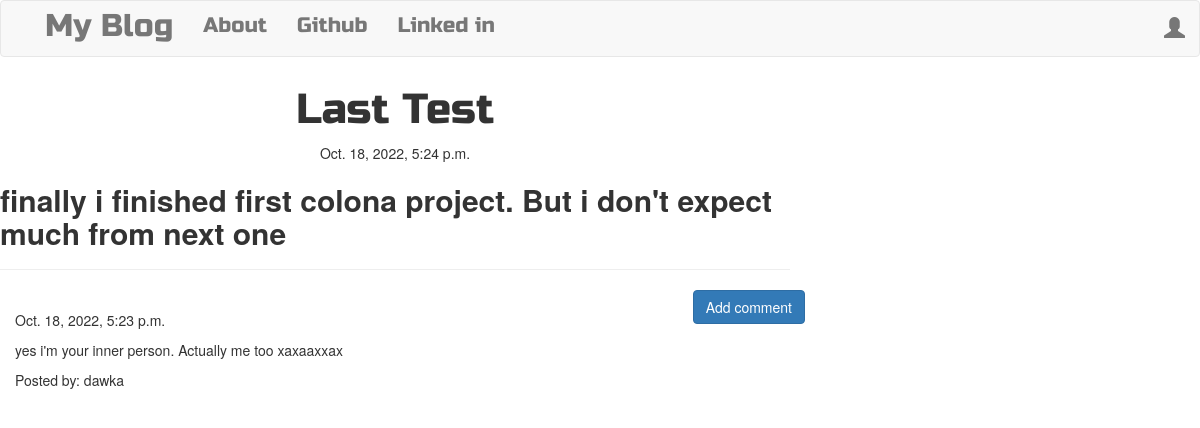
Screenshot of /post/7/ with the database file from the repository.
### blog/models.py (models this page shows, shortened)
class Post(models.Model):
    author = models.ForeignKey('auth.User', on_delete=models.DO_NOTHING)
    title = models.CharField(max_length=200)
    text = models.TextField()
    create_date = models.DateTimeField(default=datetime.now)
    published_date = models.DateTimeField(blank=True, null=True)

class Comment(models.Model):
    post = models.ForeignKey('blog.Post', related_name='comments', on_delete=models.DO_NOTHING)
    author = models.CharField(max_length=200)
    text = models.TextField()
    create_date = models.DateTimeField(default=datetime.now)
    approved_comment = models.BooleanField(default=False)

### blog/views.py (the view)
# urls.py: path('post/<int:pk>/', views.PostDetailView.as_view(), name ='post_detail'),
class PostDetailView(DetailView):
    model = Post

### blog/templates/blog/post_detail.html (shortened to what this page needs)
{% extends 'blog/base.html' %}
{% block content %}
<h1 class="posttitle loader">
    {{post.title}}
</h1>
{% if post.published_date %}
<div class="date postdate">
    {{post.published_date}}
</div>
{% else %}
<a href="{% url 'post_publish' pk=post.pk %}" class="btn btn-default">Publish</a>
{% endif %}
<p class="postcontent">{{post.text|safe|linebreaksbr}}</p>
<hr />
<a href="{% url 'add_comment_to_post' pk=post.pk %}" class="btn btn-primary btn-comment">Add comment</a>
<div class="container">
    {% for comment in post.comments.all %}
    <br>
        {% if user.is_authenticated or comment.approved_comment %}
            {{comment.create_date}}
            <p>{{comment.text|safe|linebreaks}}</p>
            <p>Posted by: {{comment.author}}</p>
        {% endif %}
        {% empty %}
        <p>No comments</p>>
    {% endfor%}
</div>
{% endblock %}

### blog/templates/blog/base.html (shortened to what this page needs)
<!DOCTYPE html>
{% load static %}
<html>
<head>
    <link rel="stylesheet" href="https://maxcdn.bootstrapcdn.com/bootstrap/3.3.7/css/bootstrap.min.css"
>
    <link rel="stylesheet" href="//cdn.jsdelivr.net/npm/medium-editor@latest/dist/css/medium-editor.min.css"
        type="text/css" media="screen" charset="utf-8">
    <link rel="stylesheet" href="{% static 'css/blog.css' %}">
</head>
<body class="loader">
    <nav class="navbar navbar-default techfont custom-navbar">
        <div class="container">
            <ul class="nav navbar-nav">
                <li><a class="navber-brand bigbrand" href="{% url 'post_list' %}">My Blog</a></li>
                <li><a href="{% url 'about' %}">About</a></li>
                <li><a href="https://www.github.com" target="_blank">Github</a></li>
                <li><a href="https://www.linkedin.com" target="_blank">Linked in</a></li>
            </ul>
            <ul class="nav navbar-nav navbar-right">
                {% if user.is_authenticated %}
                <li><a href="{% url 'post_new' %}">New post</a></li>
                <li><a href="{% url 'post_draft_list' %}">Drafts</a></li>
                <li><a href="{% url 'logout' %}">Log out</a></li>
                <li>Welcome: {{user.username}}</li>
                {% else %}
                <li><a class="nav navbar-right" href="{% url 'login' %}"><span
                            class="glyphicon glyphicon-user"></span></a></li>
                {% endif %}
            </ul>
        </div>
    </nav>
    <div class="content conainer">
        <div class="row">
            <div class="col-md-8">
                <div class="blog_posts">
                    {% block content %}
                    {% endblock %}
                </div>
            </div>
        </div>
    </div>
</body>
</html>

### blog/static/css/blog.css (style rules this page uses)
.techfont { font-family: 'Russo One', sans-serif; font-size: 1.5em; margin-bottom: 10px; }
.postdate { text-align: center; }
.posttitle { font-family: 'Russo One', sans-serif; font-size: 3em; text-align: center; }
.postcontent { font-family: 'Montserrat'; font-size: 1.5em; }
.btn-comment { position: absolute; right: 0px; }
.bigbrand { font-size: 1.5em; }
.loader { filter:hue-rotate(0deg); color: linear-gradient(45deg,#0f8,#08f); animation:hue 5000ms infinite linear; }

### rows the page displays
Post: title "Last Test", published_date "Oct. 18, 2022, 5:24 p.m.", text "finally i finished first colona project. But i don't expect much from next one"
Comment: create_date "Oct. 18, 2022, 5:23 p.m.", text "yes i'm your inner person. Actually me too xaxaaxxax", author "dawka"
